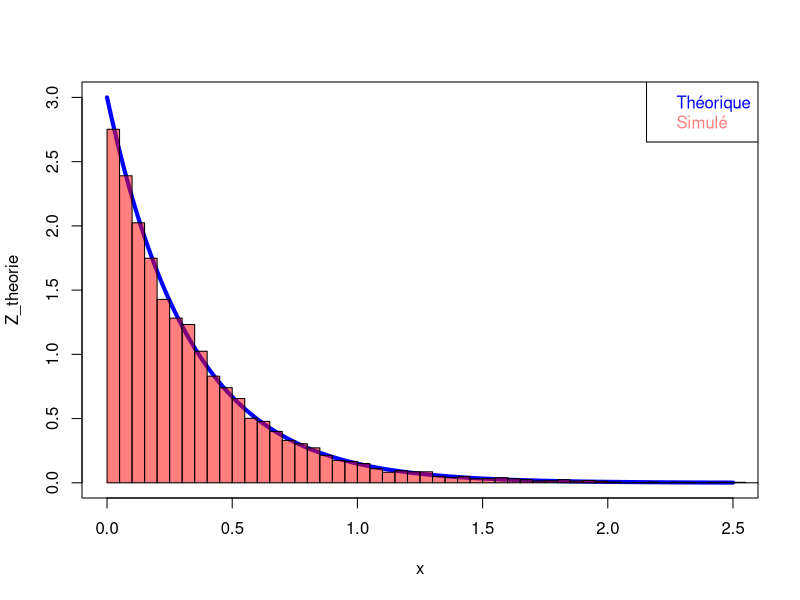
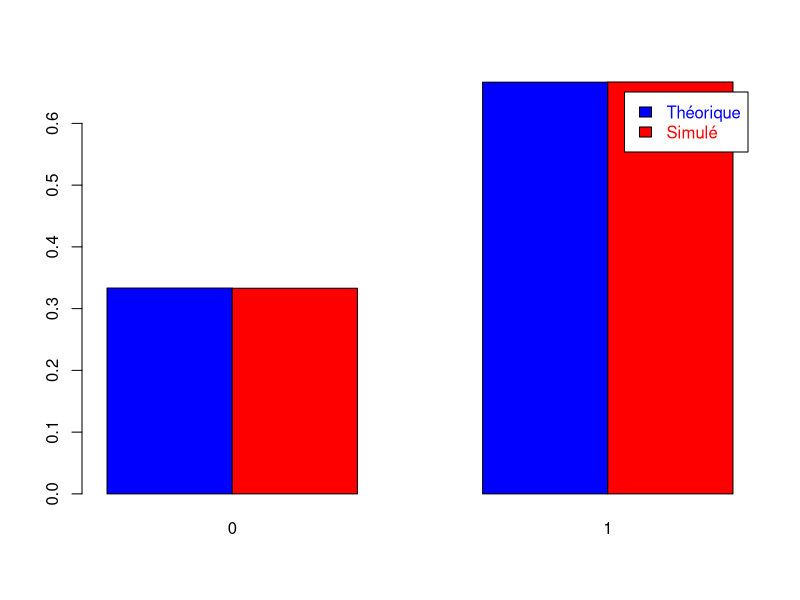
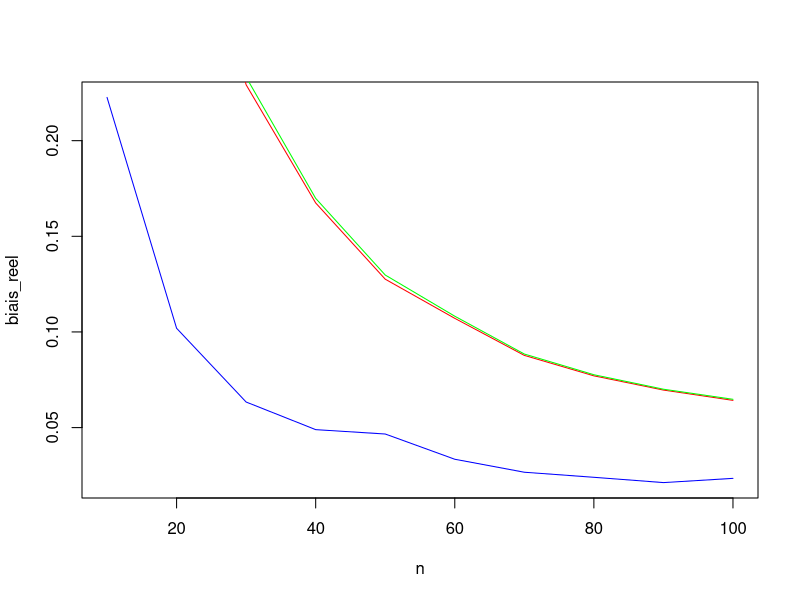
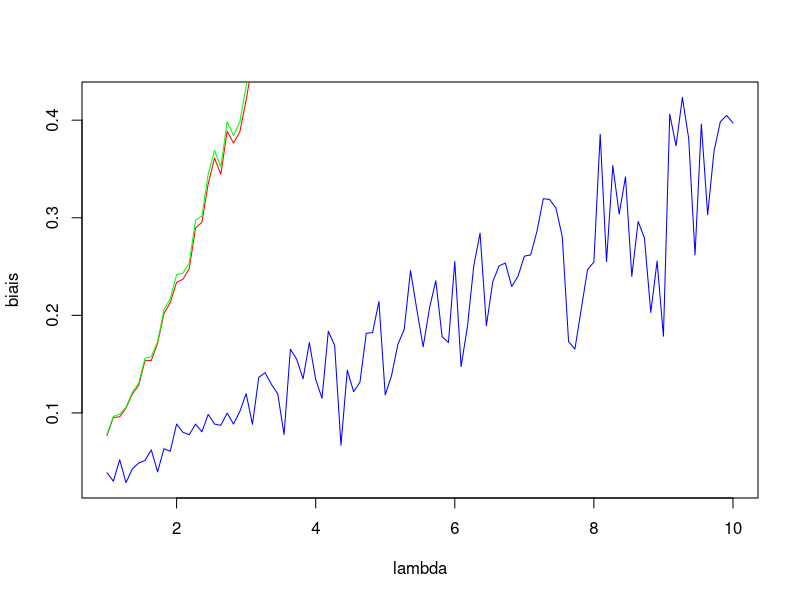
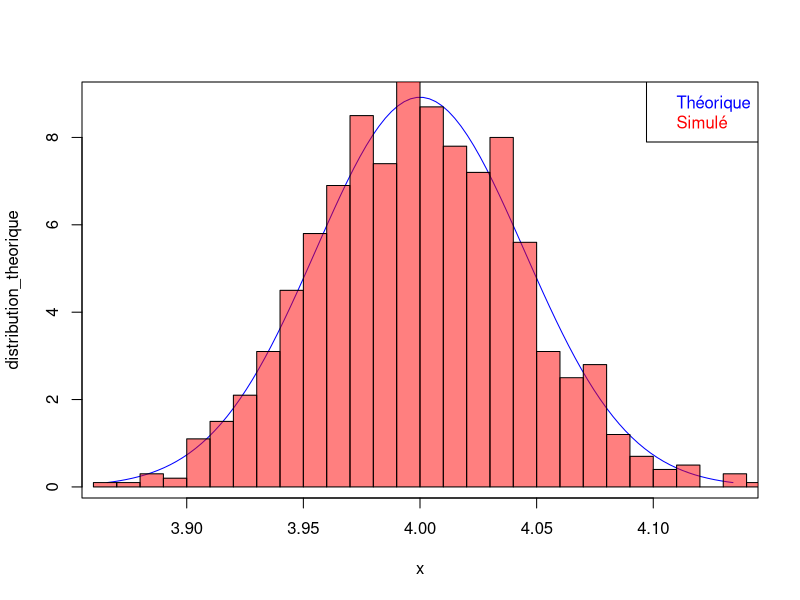
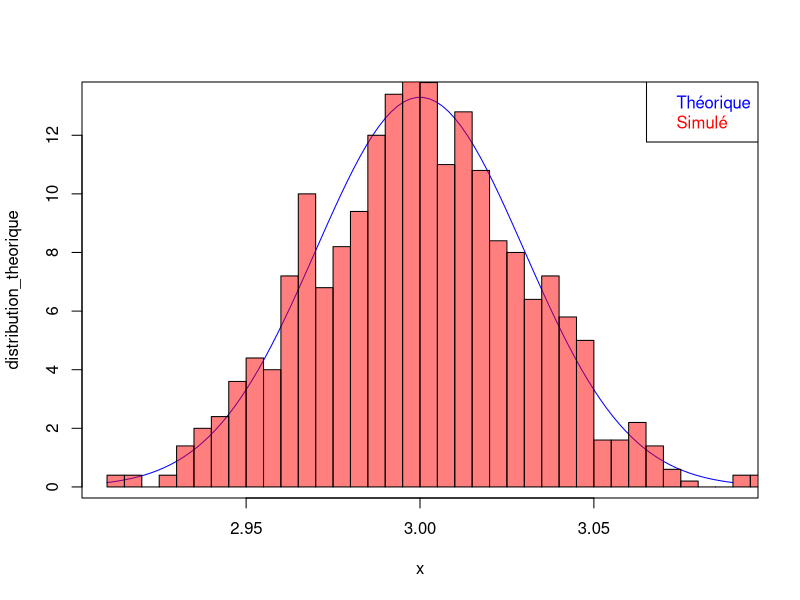
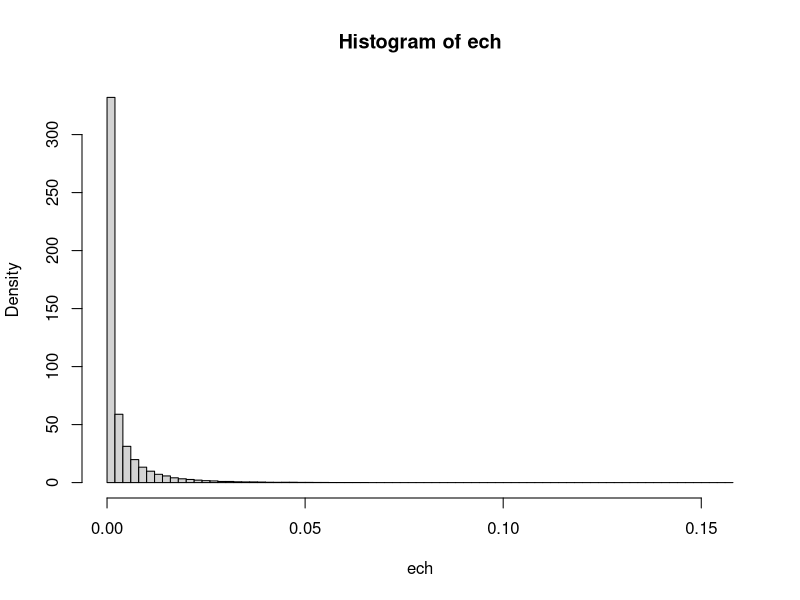

These figures' R source, in order:
## ---- chunk 1
knitr::opts_chunk$set(echo = TRUE)
## ---- chunk 2
n = 10000
lambda = 2
mu = 1

X = rexp(n, lambda)
Y = rexp(n, mu)

x = seq(0, 2.5, length.out = 1000)
Z_theorie = dexp(x, lambda+mu)
plot(x, Z_theorie, type = "l", col = "blue", lwd = 4)


Z_reel = rep(0, n)
for(i in seq_along(Z_reel)){
  Z_reel[i] = min(X[i], Y[i])
}

hist(Z_reel, breaks = 100,freq = FALSE, add = TRUE, col = rgb(1, 0, 0, 0.5))

legend("topright", legend = c("Théorique", "Simulé"), 
       text.col = c("blue", rgb(1, 0, 0, 0.5)))
## ---- chunk 3
P_W_0 = mu / (lambda + mu)
W_theorie = c(P_W_0, 1 - P_W_0)

W_reel = numeric(2)
for (i in seq_along(Z_reel)) {
  W_reel[i] = (Z_reel[i] == X[i])
}

prop_1 = mean(W_reel)  # Proportion de 1
prop_0 = 1 - prop_1    # Proportion de 0


bar_values = matrix(c(W_theorie, prop_0, prop_1), 
                    nrow = 2, byrow = TRUE)

colnames(bar_values) = c("0", "1")
rownames(bar_values) = c("Théorique", "Simulé")

barplot(bar_values, beside = TRUE, 
        col = c("blue", "red"), 
        legend.text = TRUE, 
        args.legend = list("topright", legend = rownames(bar_values), 
                           text.col = c("blue", "red")))


## ---- chunk 4
lambda_estim = sum(W_reel)/sum(Z_reel)
cat("Lambda réel : ", lambda)
cat("Estimation de lambda : ", lambda_estim)
## ---- chunk 5
lambda = 2

n = seq(10, 100, 10)

lambda_estim = function(n, lambda){
  X = rexp(n, lambda)
  Y = rexp(n, mu)
  
  Z = rep(0, n)
  W = rep(0, n)
  
  for(i in seq(1, n)){
    Z[i] = min(X[i], Y[i])
    W[i] = X[i]<Y[i]
  }
  return (sum(W)/sum(Z))
}

biais_reel = sapply(n, function(x) mean(replicate(10000, lambda_estim(x, lambda))) - lambda)

variance_reel = sapply(n, function(x) var(replicate(10000, lambda_estim(x, lambda))))

EQM_reel = biais_reel^2 + variance_reel



plot(n, biais_reel, type = "l", col = "blue")
lines(n, variance_reel, col = "red")
lines(n, EQM_reel, col = "green")

## ---- chunk 6
n = 30
lambda = seq(1, 10, length.out = 100)

biais = sapply(lambda, function(x) mean(replicate(1000, lambda_estim(n, x))) - x)

variance = sapply(lambda, function(x) var(replicate(1000, lambda_estim(n, x))))

EQM = biais^2 + variance

plot(lambda, biais, type = "l", col = "blue")
lines(lambda, variance, col = "red")
lines(lambda, EQM, col = "green")
## ---- chunk 7
n = 10000
lambda = 4
mu = 1

I = n/((lambda + mu)*lambda)
sigma = sqrt(1/I)

x = seq(lambda-sigma * 3, lambda + sigma * 3, length.out = 100)


distribution_theorique = dnorm(x, lambda, sigma)

lambda_estim_f = function(n){
  X = rexp(n, lambda)
  Y = rexp(n, mu)
  
  Z = rep(0, n)
  W = rep(0, n)
  
  for(i in seq(1, n)){
    Z[i] = min(X[i], Y[i])
    W[i] = X[i]<Y[i]
  }
  return (sum(W)/sum(Z))
}

distribution_reel = replicate(1000, lambda_estim_f(n))


plot(x, distribution_theorique, type = "l",col = "blue")
hist(distribution_reel, breaks = 30, col = rgb(1, 0, 0, 0.5), freq = FALSE, add = TRUE)

legend("topright", legend = c("Théorique", "Simulé"), 
       text.col = c("blue", "red"))
## ---- chunk 8
alpha = 0.05
n = 100
lambda = 4
mu = 1

I = n/((lambda + mu)*lambda)

lambda_estim = lambda_estim_f(n)

borne_inf = lambda_estim - sqrt(1/I)*qnorm(1-alpha/2)
borne_sup = lambda_estim + sqrt(1/I)*qnorm(1-alpha/2)

cat("Valeur réel : ", lambda, "\n")
cat("Estimation : ", lambda_estim, "\n")
cat("Borne inferieur : ", borne_inf, ", Borne supérieur : ", borne_sup)
## ---- chunk 9
n = 10000
a = 3

I = n/a^2

sigma = sqrt(1/(I))
x  = seq(a-sigma * 3, a+sigma * 3, length.out = 100)
  
distribution_theorique = dnorm(x, a, sigma)


rayleigh_ech = function(sigma, n) {
  sqrt(-2 * sigma^2 * log(runif(n)))
}

a_estim_f = function(n){
  return (sum(rayleigh_ech(sqrt(a), n)^2) / (2 * n))
}


distribution_reel = replicate(1000, a_estim_f(n))


plot(x, distribution_theorique, type = "l", col = "blue")
hist(distribution_reel, breaks = 30, add = TRUE, freq = FALSE, col = rgb(1, 0, 0, 0.5))

legend("topright", legend = c("Théorique", "Simulé"), 
       text.col = c("blue", "red"))
## ---- chunk 10
a = 2
alpha = 0.5
n = 100

I = n/a^2

a_estim = a_estim_f(n)

borne_inf = a_estim - sqrt(1/I)*qnorm(1-alpha/2)
borne_sup = a_estim + sqrt(1/I)*qnorm(1-alpha/2)

cat("Valeur réel : ", a, "\n")
cat("Estimation : ", a_estim, "\n")
cat("Borne inferieur : ", borne_inf, ", Borne supérieur : ", borne_sup)
## ---- chunk 11
couverture_f = function(alpha, a, n){

  I = n/a^2
  
  many = 1000
  couverture = 0
  for( i in seq(0, 1, length.out = many)){
    a_estim = a_estim_f(n)
  
    borne_inf = a_estim - sqrt(1/I)*qnorm(1-alpha/2)
    borne_sup = a_estim + sqrt(1/I)*qnorm(1-alpha/2)
    
    if(borne_inf < a && a < borne_sup){
      couverture = 1 + couverture
    }
  }
  return (couverture/many)
}


alpha_values = c(0.01, 0.05, 0.10)
a_values = c(10, 1, 0.1)
n_values = c(8, 16, 32)


couverture_total = data.frame()
for (alpha in alpha_values) {
  for (a in a_values) {
    for (n in n_values) {
      couverture = couverture_f(alpha, a, n)
      couverture_total = rbind(couverture_total, data.frame(alpha, a, n, couverture))
    }
  }
}

print(couverture_total)
## ---- chunk 12
hauteurs <- c(2.27, 3.75, 0.29, 6.88, 5.17, 4.29, 4.07, 4.47)

a_estim = (sum(hauteurs^2))/(2*length(hauteurs))
cat("estimation de a : ", a_estim)
## ---- chunk 13
res = exp((-6^2)/(2*9.269544))^1000
print(res)
## ---- chunk 14
alpha = 0.05
a = 2.606

rayleigh_ech = function(sigma, n) {
  sqrt(-2 * sigma^2 * log(runif(n)))
}

a_estim_f = function(n){
  return (sum(rayleigh_ech(sqrt(a), n)^2) / (2 * n))
}

P_sup_6_f = function(n){
  exp((-6^2)/(2*a_estim_f(n)))
}

ech = replicate(100000, P_sup_6_f(8))
hist(ech, breaks = 100, freq = FALSE)
val = quantile(ech, probs = 1-alpha)
cat("Valeur de décision : ", val, "\n")

a = 9.269544

H1_distibution = replicate(100000, P_sup_6_f(8))

repartition_H1_funct <- ecdf(H1_distibution)

beta <- repartition_H1_funct(val)

cat("Risque de première espèce alpha : ", alpha, "\n")
cat("Risque de seconde espèce beta : ", beta, "\n")
